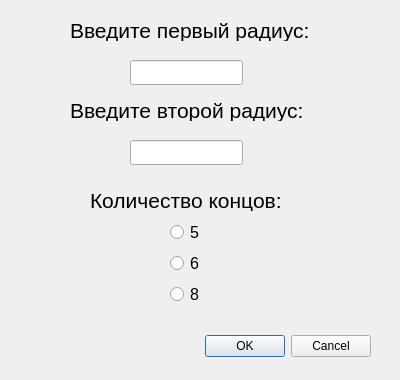
<?xml version="1.0" encoding="UTF-8"?>
<ui version="4.0">
 <class>StarDialog</class>
 <widget class="QDialog" name="StarDialog">
  <property name="geometry">
   <rect>
    <x>0</x>
    <y>0</y>
    <width>400</width>
    <height>380</height>
   </rect>
  </property>
  <property name="windowTitle">
   <string>Звезда</string>
  </property>
  <widget class="QDialogButtonBox" name="buttonBox">
   <property name="geometry">
    <rect>
     <x>30</x>
     <y>330</y>
     <width>341</width>
     <height>32</height>
    </rect>
   </property>
   <property name="orientation">
    <enum>Qt::Horizontal</enum>
   </property>
   <property name="standardButtons">
    <set>QDialogButtonBox::Cancel|QDialogButtonBox::Ok</set>
   </property>
  </widget>
  <widget class="QLabel" name="label">
   <property name="geometry">
    <rect>
     <x>70</x>
     <y>20</y>
     <width>251</width>
     <height>21</height>
    </rect>
   </property>
   <property name="font">
    <font>
     <pointsize>16</pointsize>
    </font>
   </property>
   <property name="text">
    <string>Введите первый радиус:</string>
   </property>
  </widget>
  <widget class="QLabel" name="label_2">
   <property name="geometry">
    <rect>
     <x>70</x>
     <y>100</y>
     <width>251</width>
     <height>21</height>
    </rect>
   </property>
   <property name="font">
    <font>
     <pointsize>16</pointsize>
    </font>
   </property>
   <property name="text">
    <string>Введите второй радиус:</string>
   </property>
  </widget>
  <widget class="QLineEdit" name="lineEdit">
   <property name="geometry">
    <rect>
     <x>130</x>
     <y>60</y>
     <width>113</width>
     <height>25</height>
    </rect>
   </property>
  </widget>
  <widget class="QLineEdit" name="lineEdit_2">
   <property name="geometry">
    <rect>
     <x>130</x>
     <y>140</y>
     <width>113</width>
     <height>25</height>
    </rect>
   </property>
  </widget>
  <widget class="QLabel" name="label_3">
   <property name="geometry">
    <rect>
     <x>90</x>
     <y>190</y>
     <width>221</width>
     <height>21</height>
    </rect>
   </property>
   <property name="font">
    <font>
     <pointsize>16</pointsize>
    </font>
   </property>
   <property name="text">
    <string>Количество концов:</string>
   </property>
  </widget>
  <widget class="QWidget" name="">
   <property name="geometry">
    <rect>
     <x>170</x>
     <y>220</y>
     <width>37</width>
     <height>86</height>
    </rect>
   </property>
   <layout class="QVBoxLayout" name="verticalLayout">
    <item>
     <widget class="QRadioButton" name="radioButton">
      <property name="font">
       <font>
        <pointsize>12</pointsize>
       </font>
      </property>
      <property name="text">
       <string>5</string>
      </property>
     </widget>
    </item>
    <item>
     <widget class="QRadioButton" name="radioButton_2">
      <property name="font">
       <font>
        <pointsize>12</pointsize>
       </font>
      </property>
      <property name="text">
       <string>6</string>
      </property>
     </widget>
    </item>
    <item>
     <widget class="QRadioButton" name="radioButton_3">
      <property name="font">
       <font>
        <pointsize>12</pointsize>
       </font>
      </property>
      <property name="text">
       <string>8</string>
      </property>
     </widget>
    </item>
   </layout>
  </widget>
 </widget>
 <resources/>
 <connections>
  <connection>
   <sender>buttonBox</sender>
   <signal>accepted()</signal>
   <receiver>StarDialog</receiver>
   <slot>accept()</slot>
   <hints>
    <hint type="sourcelabel">
     <x>248</x>
     <y>254</y>
    </hint>
    <hint type="destinationlabel">
     <x>157</x>
     <y>274</y>
    </hint>
   </hints>
  </connection>
  <connection>
   <sender>buttonBox</sender>
   <signal>rejected()</signal>
   <receiver>StarDialog</receiver>
   <slot>reject()</slot>
   <hints>
    <hint type="sourcelabel">
     <x>316</x>
     <y>260</y>
    </hint>
    <hint type="destinationlabel">
     <x>286</x>
     <y>274</y>
    </hint>
   </hints>
  </connection>
 </connections>
</ui>
